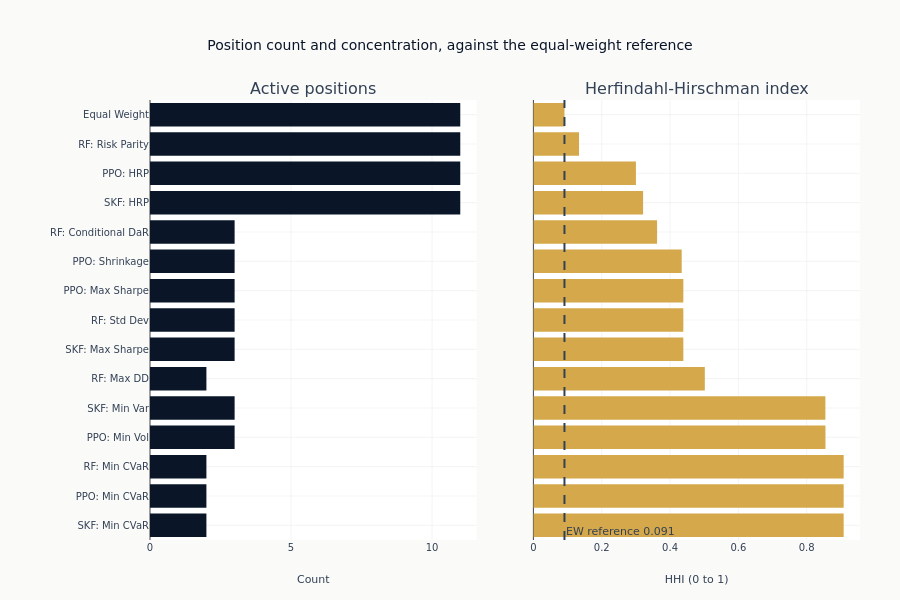

Notebook code cell kept with this figure:
### Markdown cell above
Horizontal bars keep all portfolio labels readable. The second panel adds the equal-weight
HHI as a reference rather than treating the benchmark as another optimized method.

### Code cell
fig.add_bar(
    x=conc_df["positions"].to_list(),
    y=portfolios,
    orientation="h",
    name="Positions",
    marker_color=COLORS["blue"],
    row=1,
    col=1,
)

fig.add_bar(
    x=conc_df["hhi"].to_list(),
    y=portfolios,
    orientation="h",
    name="HHI",
    marker_color=COLORS["amber"],
    row=1,
    col=2,
)

fig.add_vline(
    x=equal_weight_hhi,
    line_dash="dash",
    line_color=COLORS["neutral"],
    annotation_text=f"EW reference {equal_weight_hhi:.3f}",
    annotation_position="bottom right",
    row=1,
    col=2,
)

fig.update_layout(
    title="Position count and concentration, against the equal-weight reference",
    height=600,
    showlegend=False,
    margin=dict(l=150, r=40, t=100, b=60),
)
fig.update_xaxes(title_text="Count", row=1, col=1, rangemode="tozero")
fig.update_xaxes(title_text="HHI (0 to 1)", row=1, col=2, rangemode="tozero")
show_plotly_with_alt(
    fig,
    "Two horizontal-bar panels, one row per allocation: active position count on the left and the Herfindahl-Hirschman index on the right, with a dashed line marking the equal-weight index.",
)

### Figure 1 — Plotly figure (JSON) as saved in the notebook; plotly's stock layout.template omitted (floating-point values rounded to 4 significant figures)
{"data": [{"marker": {"color": "#0a1628"}, "name": "Positions", "orientation": "h", "type": "bar", "x": [2, 2, 2, 3, 3, 2, 3, 3, 3, 3, 3, 11, 11, 11, 11], "xaxis": "x", "y": ["SKF: Min CVaR", "PPO: Min CVaR", "RF: Min CVaR", "PPO: Min Vol", "SKF: Min Var", "RF: Max DD", "SKF: Max Sharpe", "RF: Std Dev", "PPO: Max Sharpe", "PPO: Shrinkage", "RF: Conditional DaR", "SKF: HRP", "PPO: HRP", "RF: Risk Parity", "Equal Weight"], "yaxis": "y"}, {"marker": {"color": "#D4A84B"}, "name": "HHI", "orientation": "h", "type": "bar", "x": [0.9082, 0.9082, 0.9082, 0.8549, 0.8547, 0.5018, 0.4389, 0.4389, 0.4389, 0.4341, 0.362, 0.3211, 0.3001, 0.1335, 0.09091], "xaxis": "x2", "y": ["SKF: Min CVaR", "PPO: Min CVaR", "RF: Min CVaR", "PPO: Min Vol", "SKF: Min Var", "RF: Max DD", "SKF: Max Sharpe", "RF: Std Dev", "PPO: Max Sharpe", "PPO: Shrinkage", "RF: Conditional DaR", "SKF: HRP", "PPO: HRP", "RF: Risk Parity", "Equal Weight"], "yaxis": "y2"}], "layout": {"annotations": [{"font": {"size": 16}, "showarrow": false, "text": "Active positions", "x": 0.23, "xanchor": "center", "xref": "paper", "y": 1.0, "yanchor": "bottom", "yref": "paper"}, {"font": {"size": 16}, "showarrow": false, "text": "Herfindahl-Hirschman index", "x": 0.77, "xanchor": "center", "xref": "paper", "y": 1.0, "yanchor": "bottom", "yref": "paper"}, {"showarrow": false, "text": "EW reference 0.091", "x": 0.09091, "xanchor": "left", "xref": "x2", "y": 0, "yanchor": "bottom", "yref": "y2 domain"}], "height": 600, "margin": {"b": 60, "l": 150, "r": 40, "t": 100}, "shapes": [{"line": {"color": "#334155", "dash": "dash"}, "type": "line", "x0": 0.09091, "x1": 0.09091, "xref": "x2", "y0": 0, "y1": 1, "yref": "y2 domain"}], "showlegend": false, "title": {"text": "Position count and concentration, against the equal-weight reference"}, "xaxis": {"anchor": "y", "domain": [0.0, 0.46], "rangemode": "tozero", "title": {"text": "Count"}}, "xaxis2": {"anchor": "y2", "domain": [0.54, 1.0], "rangemode": "tozero", "title": {"text": "HHI (0 to 1)"}}, "yaxis": {"anchor": "x", "domain": [0.0, 1.0]}, "yaxis2": {"anchor": "x2", "domain": [0.0, 1.0], "matches": "y", "showticklabels": false}}}
